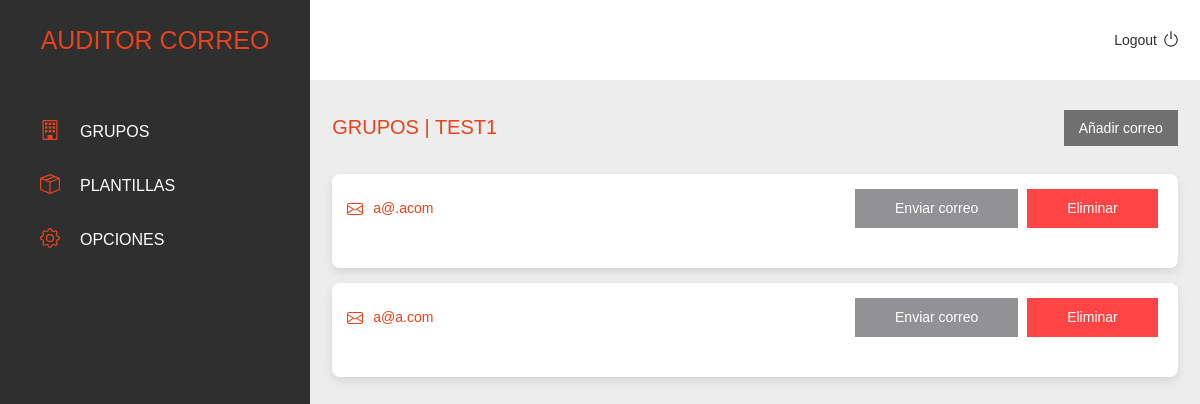
The page /grupos/3 (signed in) on the database as committed earlier.
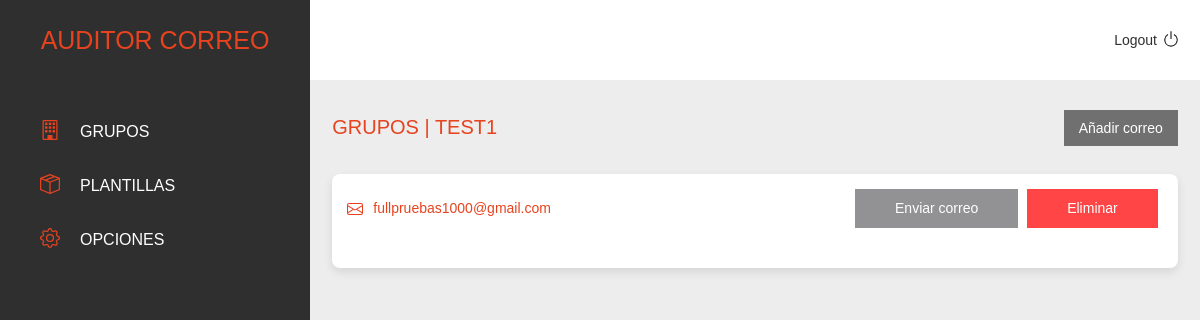
The same page on the database as committed later.
### backend/correos/models.py (models this page shows)
class Correos(models.Model):
    id = models.AutoField(primary_key=True)
    correo = models.EmailField(max_length=35)
    grupo = models.ForeignKey(Grupos, on_delete=models.CASCADE)
    propietario = models.ForeignKey(User, on_delete=models.CASCADE)
    def __str__(self):
        return self.correo

### backend/correos/views.py (the view, shortened to what this page needs)
# urls.py: path('grupos/<str:id>', views.index, name='correos'),
@login_required(login_url='/accounts/login/')
def index(request, id=None):
    if request.method == 'GET':
        datos = obtener_datos_correos(request, id)
        data = {
            'datos': datos,
            'grupo': id
        }
    print(datos)
    return render(request, 'backend/correos/index.html', data)

### templates/backend/correos/index.html (shortened to what this page needs)
{% extends "backend/base.html" %}
{% load static %}
{% block content %}
<div class="titleOptions">
    <h1 class="sectionTitle uppercase">grupos | {{ datos.0.grupo }}</h1>
    <button class="addNewItem" onclick="toggleModal('añadir-correo')">Añadir correo</button>
</div>
{% for datos_correo in datos %}
    <div class="box">
        <div class="box-header">
            <div class="box-header-info">
                <div><img class="mail-icon" src="{% static 'images/frontend/icons/mail.svg' %}"></div>
                <div><h6 class="orange email-text">{{ datos_correo.correo.correo }}</h6></div>
            </div>
            <div>
                <button onclick="toggleModal('enviar{{datos_correo.correo.id}}')" class="button blue-btn"><h6>Enviar correo</h6></button>
                <button onclick="toggleModal('delete{{datos_correo.correo.id}}')" class="button red-btn"><h6>Eliminar</h6></button>
            </div>
        </div>
        <div class="box-body box-body-left">
    </div>
</div>
{% endfor %}
{% endblock %}

Rows that differ between the two databases and show on the page:
removed Correos: correo.correo "a@.acom"
removed Correos: correo.correo "a@a.com"
added Correos: correo.correo "fullpruebas1000@gmail.com"
